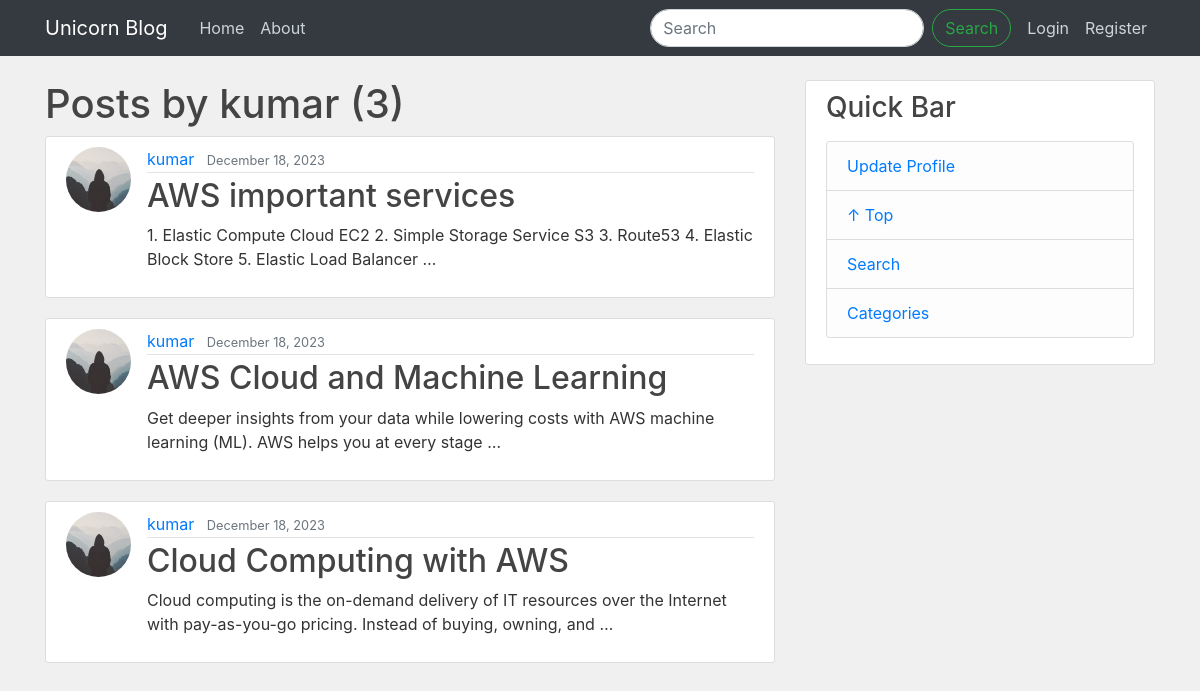
The app's page /user/kumar/ with its own data.
### blog/models.py (models this page shows, shortened)
class Post(models.Model):
    title = models.CharField(max_length=255)
    content = models.TextField()
    date_posted = models.DateTimeField(default=timezone.now)
    author = models.ForeignKey(User, on_delete=models.CASCADE)

### users/models.py (models this page shows, shortened)
class Profile(models.Model):
    user = models.OneToOneField(User, on_delete=models.CASCADE)
    image = models.ImageField(default="default.jpg", upload_to="profile_pics")

### blog/views.py (the view)
# urls.py: path("user/<str:username>/", views.UserPostListView.as_view(), name="user-posts"),
class UserPostListView(generic.ListView):
    template_name = "blog/user_posts.html"
    model = Post
    context_object_name = "posts"
    paginate_by = 5
    def get_queryset(self):
        user = get_object_or_404(User, username=self.kwargs.get("username"))
        return Post.objects.filter(author=user).order_by("-date_posted")

### blog/templates/blog/user_posts.html (shortened to what this page needs)
{% extends "blog/blog_base.html" %}
{% block content %}
<h1>Posts by {{view.kwargs.username}} ({{page_obj.paginator.count}})</h1>
{% for post in posts %}
  <article class="media content-section">
    <img class="rounded-circle article-img" src="{{ post.author.profile.image.url}}">
    <div class="media-body">
      <div class="article-metadata">
        <a class="mr-2" href="#">{{ post.author }}</a>
        <small class="text-muted">{{ post.date_posted|date:"F d, Y" }}</small>
      </div>
      <h2><a class="article-title" href="{% url 'post-detail' pk=post.id %}">{{ post.title }}</a></h2>
      <p class="article-content">{{ post.content|truncatewords:20 }}</p>
    </div>
  </article>
{% endfor %}
{% endblock content %}

### blog/static/blog/main.css (style rules this page uses)
body { background: #fafafa; color: #333333; margin-top: 5rem; }
h1, h2, h3, h4, h5, h6 { color: #444444; }
.content-section { background: #ffffff; padding: 10px 20px; border: 1px solid #dddddd; border-radius: 3px; margin-bottom: 20px; }
.article-title { color: #444444; }
.article-content { white-space: pre-line; }
.article-img { height: 65px; width: 65px; margin-right: 16px; }
.article-metadata { padding-bottom: 1px; margin-bottom: 4px; border-bottom: 1px solid #e3e3e3 }

### records on screen
Post: author.profile.image (placeholder picture), author "kumar", date_posted "December 18, 2023", title "AWS important services", content "1. Elastic Compute Cloud EC2 2. Simple Storage Service S3 3. Route53 4. Elastic Block Store 5. Elastic Load Balancer …"
Post: author.profile.image (placeholder picture), author "kumar", date_posted "December 18, 2023", title "AWS Cloud and Machine Learning", content "Get deeper insights from your data while lowering costs with AWS machine learning (ML). AWS helps you at every stage …"
Post: author.profile.image (placeholder picture), author "kumar", date_posted "December 18, 2023", title "Cloud Computing with AWS", content "Cloud computing is the on-demand delivery of IT resources over the Internet with pay-as-you-go pricing. Instead of buying, owning, and …"

### other values on screen
{{ view.kwargs.username }} "kumar"
{{ page_obj.paginator.count }} "3"
